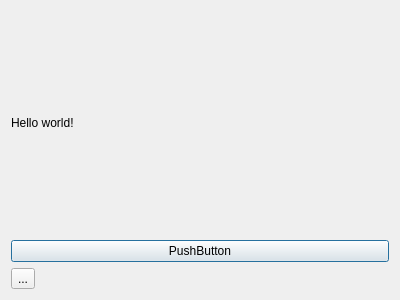
<?xml version="1.0" encoding="UTF-8"?>
<ui version="4.0">
 <class>HelloDialog</class>
 <widget class="QDialog" name="HelloDialog">
  <property name="geometry">
   <rect>
    <x>0</x>
    <y>0</y>
    <width>400</width>
    <height>300</height>
   </rect>
  </property>
  <property name="windowTitle">
   <string>HelloDialog</string>
  </property>
  <layout class="QVBoxLayout" name="verticalLayout">
   <item>
    <widget class="QLabel" name="label">
     <property name="text">
      <string>Hello world!</string>
     </property>
    </widget>
   </item>
   <item>
    <widget class="QPushButton" name="pushButton">
     <property name="text">
      <string>PushButton</string>
     </property>
    </widget>
   </item>
   <item>
    <widget class="QToolButton" name="toolButton">
     <property name="text">
      <string>...</string>
     </property>
    </widget>
   </item>
  </layout>
 </widget>
 <layoutdefault spacing="6" margin="11"/>
 <resources/>
 <connections/>
</ui>
